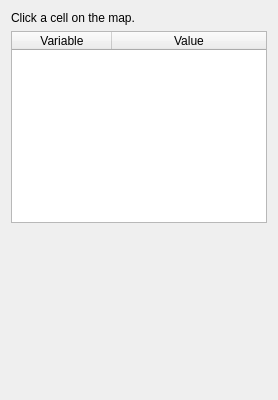
<?xml version="1.0" encoding="UTF-8"?>
<ui version="4.0">
 <class>PostCellInspectorDock</class>
 <widget class="QWidget" name="PostCellInspectorDock">
  <property name="windowTitle">
   <string>Cell inspector</string>
  </property>
  <layout class="QVBoxLayout" name="verticalLayout_PostCellInspectorDock">
   <property name="leftMargin">
    <number>2</number>
   </property>
   <property name="topMargin">
    <number>2</number>
   </property>
   <property name="rightMargin">
    <number>2</number>
   </property>
   <property name="bottomMargin">
    <number>2</number>
   </property>
   <item>
    <widget class="QWidget" name="widget_postInspector">
     <layout class="QVBoxLayout" name="verticalLayout_postInspector">
      <item>
       <widget class="QLabel" name="label_postCell">
        <property name="text">
         <string>Click a cell on the map.</string>
        </property>
        <property name="wordWrap">
         <bool>true</bool>
        </property>
       </widget>
      </item>
      <item>
       <widget class="QTableWidget" name="tableWidget_postCellInspector">
        <property name="editTriggers">
         <set>QAbstractItemView::NoEditTriggers</set>
        </property>
        <attribute name="horizontalHeaderStretchLastSection">
         <bool>true</bool>
        </attribute>
        <attribute name="verticalHeaderVisible">
         <bool>false</bool>
        </attribute>
        <column>
         <property name="text">
          <string>Variable</string>
         </property>
        </column>
        <column>
         <property name="text">
          <string>Value</string>
         </property>
        </column>
       </widget>
      </item>
      <item>
       <widget class="QWidget" name="widget_postCellPlot">
        <property name="minimumSize">
         <size>
          <width>0</width>
          <height>160</height>
         </size>
        </property>
       </widget>
      </item>
     </layout>
    </widget>
   </item>
  </layout>
 </widget>
 <resources />
 <connections />
</ui>
